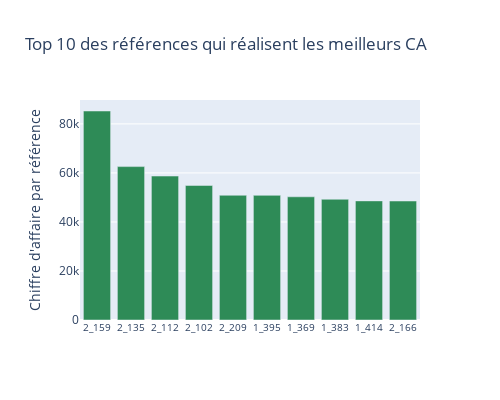

Notebook code cell kept with this figure:
### Code cell
#meilleurs références en chiffre d'affaire : 
colors = ['seagreen'] * 10
fig6 = go.Figure(data=go.Bar(
    x=df_produits.sort_values(by="CA_total_produit", ascending=False).head(10)['product_id'],
    y=df_produits.sort_values(by="CA_total_produit", ascending=False).head(10)['CA_total_produit'],
    orientation='v',
    marker_color=colors
    ), 
                 layout_title_text="Top 10 des références qui réalisent les meilleurs CA")

fig6.update_layout(
        width=500,
        height=400)
fig6.update_layout(
xaxis = dict(
tickfont = dict(size=10)))
fig6.update_yaxes(title_text="Chiffre d'affaire par référence")
fig6.show()

### Figure 1 — Plotly figure (JSON) as saved in the notebook; plotly's stock layout.template omitted (floating-point values rounded to 4 significant figures)
{"data": [{"marker": {"color": ["seagreen", "seagreen", "seagreen", "seagreen", "seagreen", "seagreen", "seagreen", "seagreen", "seagreen", "seagreen"]}, "orientation": "v", "type": "bar", "x": ["2_159", "2_135", "2_112", "2_102", "2_209", "1_395", "1_369", "1_383", "1_414", "2_166"], "y": [85260.0, 62570.0, 58720.0, 54880.0, 50880.0, 50850.0, 50260.0, 49250.0, 48590.0, 48540.0]}], "layout": {"height": 400, "title": {"text": "Top 10 des références qui réalisent les meilleurs CA"}, "width": 500, "xaxis": {"tickfont": {"size": 10}}, "yaxis": {"title": {"text": "Chiffre d'affaire par référence"}}}}
